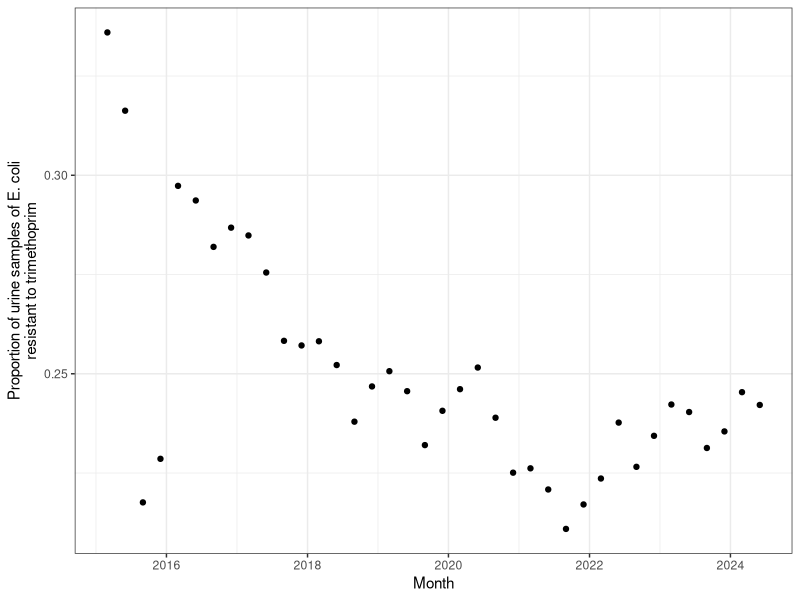
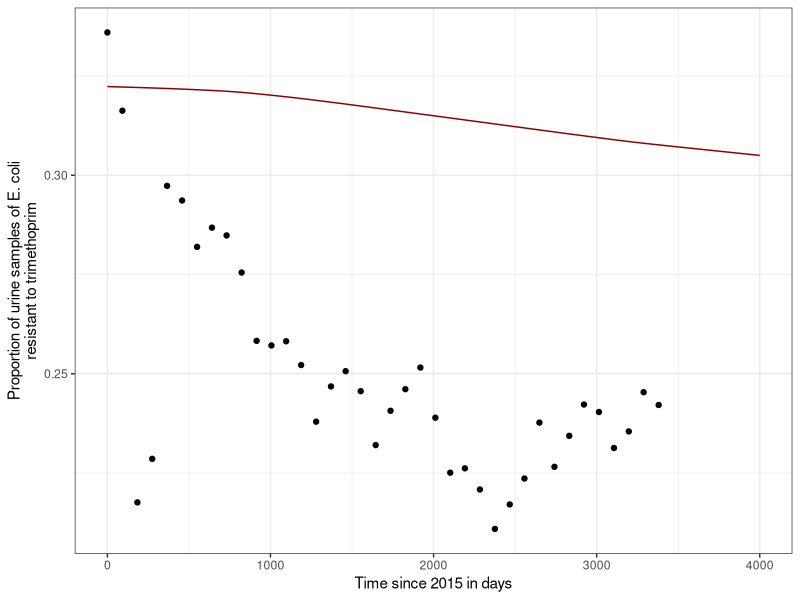

These figures' R source, in order:
library(tidyverse)

trimres <- read_csv("data/fingertips_trimres.csv")
trimres <- select(trimres, Value, `Time period`, Count, Denominator) %>%
    setNames(., c("perc", "time", "count", "denom")) %>%
    mutate(.,
        prop = count/denom
    )
lstimes <- str_split_fixed(trimres$time, " ", 2)
quarters <- lstimes[,2]
month <- case_when(
    quarters == "Q1" ~ "03",
    quarters == "Q2" ~ "06",
    quarters == "Q3" ~ "09",
    quarters == "Q4" ~ "12",
    .default = as.character(quarters)
)
times <- paste0(lstimes[,1], "/", month, "/", "01")
trimres$time <- as.Date(times, format = "%Y/%m/%d")

png("TrimResistance.png", width = 15, height = 8, units = "cm", res = 300)
p <- ggplot(trimres, aes(time, prop)) + 
    geom_point() + 
    theme_bw() + 
    labs(y = "Proportion of urine samples of E. coli\nresistant to trimethoprim",
        x = "Month")
print(p)
dev.off()

#need a left join not a bindrow
trimressel <- trimres %>%
    ungroup() %>%
    select(time, prop)
#needs to be in days from 0
trimressel$timeindays <- as.numeric(abs(trimressel$time[1] - trimressel$time))

modeldf <- read_csv("modeloutput.csv")

png("TrimResistanceModvsData.png", width = 15, height = 8, units = "cm", res = 300)
p <-ggplot(modeldf, aes(timeindays, rfreq)) + 
    geom_line(col = "darkred") + 
    geom_point(data = trimressel, aes(x = timeindays, y = prop))+
    theme_bw() +
    labs(x = "Time since 2015 in days", 
        y = "Proportion of urine samples of E. coli\nresistant to trimethoprim")
print(p)
dev.off()
